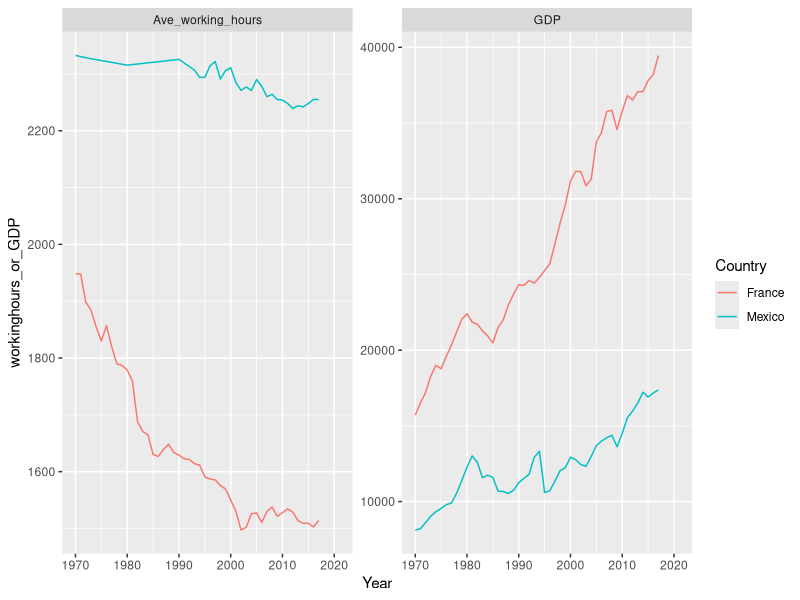
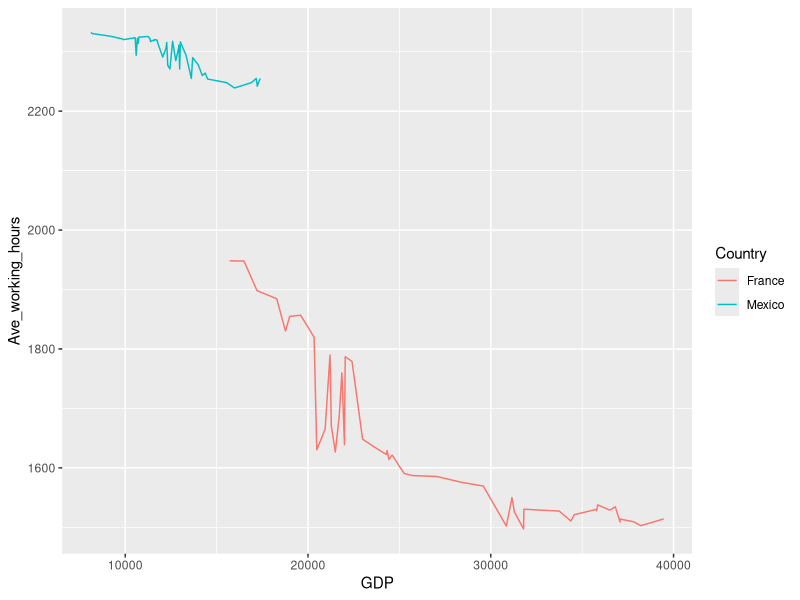

Recreate these plots in R, in order. (Note: this script raises an error after producing the figures.)
## ---- chunk 1
# Libraries
library(tidyverse)
library(readr)
library(kableExtra)
library(bookdown)

## ---- chunk 2
Analysis_Data <- read_csv(here::here("Data/Assignment_data.csv"))
## ---- chunk 3
#process data
sec3_data <- Analysis_Data %>%
  filter(Entity %in% c("France", "Mexico"),
         Year >= 1970) %>%
  rename(Country = Entity,
         Ave_working_hours = 'Average annual hours worked by persons engaged (avh) (PWT 9.1 (2019))',
         GDP = 'Output-side real GDP per capita (gdppc_o) (PWT 9.1 (2019))',
         Population = 'Population (historical estimates)')
## ---- chunk 4
sec3_figure <- sec3_data %>%
  pivot_longer(cols = "Ave_working_hours":"GDP",
               names_to = "type",
               values_to = "workinghours_or_GDP") 

  ggplot(sec3_figure) +
  geom_line(aes(x = Year,
                y = workinghours_or_GDP,
                color = Country)) +
  facet_wrap(~type, scales = "free_y")
## ---- chunk 5
ggplot(sec3_data) +
    geom_line(aes(x = GDP,
                  y = Ave_working_hours,
                  color = Country)) 
## ---- chunk 6
sec3_table <- sec3_data %>%
  group_by(Country) %>%
  summarise(Working_hours = round(mean(Ave_working_hours, na.rm = TRUE),0),
            GDP = round(mean(GDP, na.rm = TRUE),0))
## ---- chunk 7
kable(sec3_table, booktabs = TRUE, caption = "The Comparation of Average Working Hours and GDP between France and Mexico")
## ---- chunk 8

## ---- chunk 9
knitr::include_graphics("figs/william-iven-gcsNOsPEXfs-unsplash.jpg")
## ---- chunk 10
knitr::include_graphics("figs/helloquence-5fNmWej4tAA-unsplash.jpg")
## ---- chunk 11
knitr::include_graphics("figs/baim-hanif-pYWuOMhtc6k-unsplash.jpg")
## ---- chunk 12
c(1:10)

## ---- chunk 13
penguins %>%
  dplyr::select(body_mass_g,
                ends_with("_mm")
                ) %>%
  glimpse()
## ---- chunk 14
ggplot(data = penguins,
       aes(x = flipper_length_mm,
           y = body_mass_g)) +
  geom_point(aes(color = species,
                 shape = species),
             size = 2) +
  scale_color_manual(
    values = c("darkorange",
               "darkorchid",
               "cyan4"))

## ---- chunk 15
ggplot(data = penguins,
       aes(x = flipper_length_mm,
           y = body_mass_g)) +
  geom_point(aes(color = species,
                 shape = species),
             size = 2) +
  scale_color_manual(
    values = c("darkorange",
               "darkorchid",
               "cyan4"))

## ---- chunk 16
iris2 <- head(iris)
knitr::kable(iris2,
             col.names = gsub("[.]", " ",
                              names(iris)))

## ---- chunk 17
